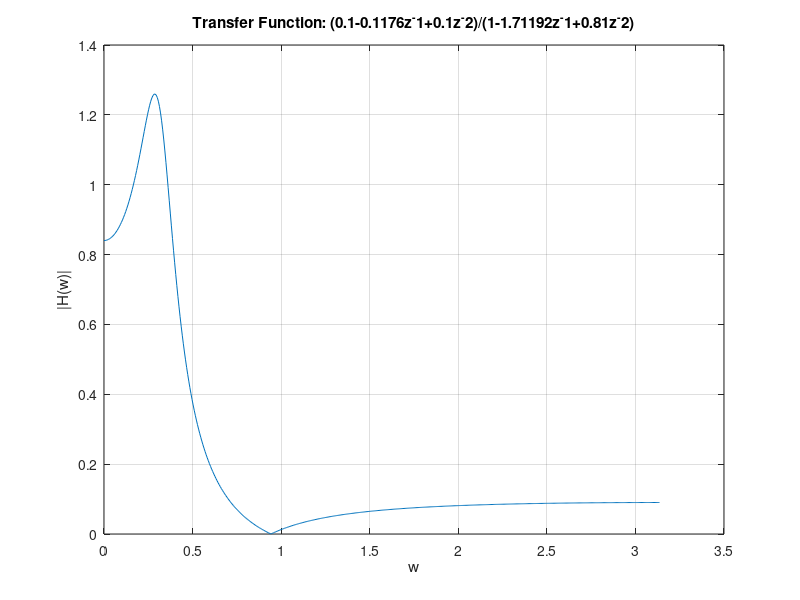
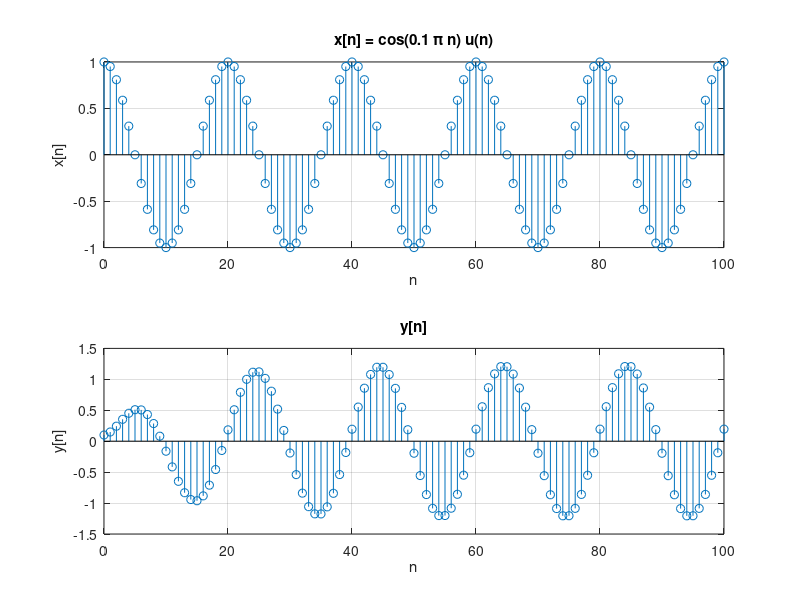
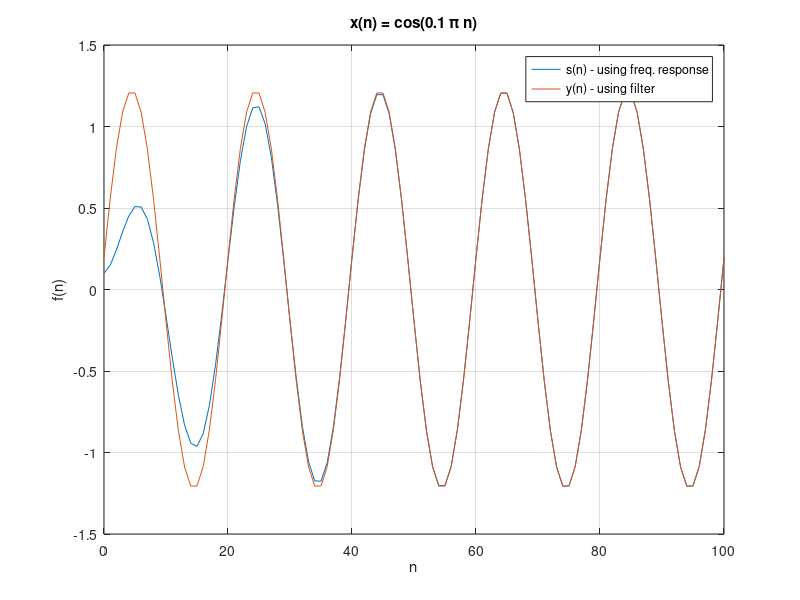
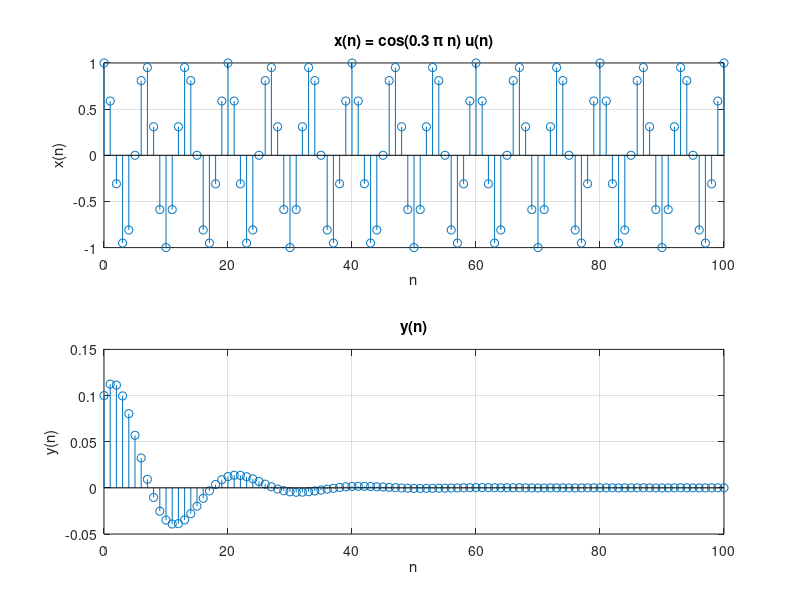

Write MATLAB code to recreate these figures, in order.
clc; close all; clear;

% Setting up required functions
u = @(n)double(n>=0);
del = @(n)double(n==0);

%% Question 1

% Transfer Function: (0.1-0.1176z^-1+0.1z^-2)/(1-1.71192z^-1+0.81z^-2)

%% Question 2

figure;
b = [0.1, -0.1176, 0.1];
a = [1, -1.71192, 0.81];
[H,w] = freqz(b,a);
plot(w,abs(H));
title('Transfer Function: (0.1-0.1176z^-1+0.1z^-2)/(1-1.71192z^-1+0.81z^-2)')
grid on;
xlabel('w');
ylabel('|H(w)|')

%% Question 3

figure;
n = 0:100;
x = cos(0.1*pi*n).*u(n);

subplot(2,1,1);
stem(n,x);
title('x[n] = cos(0.1 π n) u(n)')
grid on;
xlabel('n');
ylabel('x[n]');

y = filter(b,a,x);

subplot(2,1,2);
stem(n,y);
title('y[n]');
grid on;
xlabel('n');
ylabel('y[n]');

% Comment on your observations. How could y(n) be predicted from the frequency response of the system?
% Having the frequency response H(w), y(n) can be written as
% |H(0.1pi)|*cos(0.1pin+phase(H(0.1pi))). So it can be thought of as a
% being multiplied with a magnitude and phase shifted.

%% Quesiton 4

z = exp(1i*0.1*pi);
b_z = polyval(b,z);
a_z = polyval(a,z);
H = b_z/a_z;

%% Quesiton 5

s = abs(H) .* cos(0.1*pi*n + angle(H));
figure;
plot(n,y);
hold on;
plot(n,s);
legend('s(n) - using freq. response','y(n) - using filter');
grid on;
title('x(n) = cos(0.1 π n)');
grid on;
xlabel('n');
ylabel('f(n)');

% (After the transient response has died out.) Is this what you find?
% Yes, the are in agreement after the trasnient died out.

%% Quesiton 6

figure;
n = 0:100;
x = cos(0.3*pi*n).*u(n);

subplot(2,1,1);
stem(n,x);
title('x(n) = cos(0.3 π n) u(n)')
grid on;
xlabel('n');
ylabel('x(n)');

y = filter(b,a,x);

subplot(2,1,2);
stem(n,y);
title('y(n)');
grid on;
xlabel('n');
ylabel('y(n)');

% Comment on your observations. 
% How could y(n) be predicted from the frequency response of the system? 
% Having the frequency response H(w), y(n) can be written as
% |H(0.3pi)|*cos(0.1pin+phase(H(0.3pi))). So it can be thought of as being
% hte product of a magnitude and have a phase shift.

z = exp(1i*0.3*pi);
b_z = polyval(b,z);
a_z = polyval(a,z);
H = b_z/a_z;


% What is the steady-state signal? Relate your explanation to the concept describe in the previous question.
% It is a dampened cosine wave as it got multiplied by the magnitude of H that decreases to zero

%% Quesiton 7

figure;
zplane(b,a);

% Comment on how the frequency response magnitude |Hf (ω)| can be predicted from the pole-zero diagram.

% When the complex exponential e^(jω) is close to a zero, the gap between e^(jω) 
% % and the zero is minimal. Since this proximity is in the numerator of the transfer function, H(e^(jω)), 
% it causes H(e^(jω)) to have a small magnitude. However, and if e^(jω) approaches a pole, the distance 
% between e^(jω) and the pole also decreases. However, because this closeness is reflected in the denominator 
% of the transfer function, it results in a significant increase in magnitude.


%% Question 8

% (4) y(n) = x(n) + 1.8 y(n − 1) − 0.9 y(n − 2)

figure;
subplot(3,1,1);
b = [1];
a = [1 -1.8 0.9];
[H,w] = freqz(b,a);
plot(w,abs(H));
title('y(n) = x(n) + 1.8 y(n − 1) − 0.9 y(n − 2)')
grid on;
xlabel('w');
ylabel('|H(w)|')
subplot(3,1,2)
zplane(b,a);
subplot(3,1,3);
impulse = del(n);
impulse_response = filter(b,a,impulse);
stem(n,impulse_response);
title("Impulse Response");
xlabel("n")
ylabel("h[n]")
grid on;


% (5) y(n) = x(n) + 1.6 y(n − 1) − 0.72 y(n − 2)

figure;
subplot(3,1,1);
b = [1];
a = [1 -1.6 0.72];
[H,w] = freqz(b,a);
plot(w,abs(H));
title('y(n) = x(n) + 1.6 y(n − 1) − 0.72 y(n − 2)')
grid on;
xlabel('w');
ylabel('|H(w)|')
subplot(3,1,2)
zplane(b,a);
subplot(3,1,3);
impulse = del(n);
impulse_response = filter(b,a,impulse);
stem(n,impulse_response);
title("Impulse Response");
xlabel("n")
ylabel("h[n]")
grid on;


% (6) y(n) = x(n) + 1.53 y(n − 1) − 0.9 y(n − 2)

figure;
subplot(3,1,1);
b = [1];
a = [1 -1.53 0.90];
[H,w] = freqz(b,a);
plot(w,abs(H));
title('y(n) = x(n) + 1.53 y(n − 1) − 0.9 y(n − 2)')
grid on;
xlabel('w');
ylabel('|H(w)|')
subplot(3,1,2)
zplane(b,a);
subplot(3,1,3);
impulse = del(n);
impulse_response = filter(b,a,impulse);
stem(n,impulse_response);
title("Impulse Response");
xlabel("n")
ylabel("h[n]")
grid on;

% (7) y(n) = x(n) + 1.4 y(n − 1) + 0.72 y(n − 2)

figure;
subplot(3,1,1);
b = [1];
a = [1 -1.4 -0.72];
[H,w] = freqz(b,a);
plot(w,abs(H));
title('y(n) = x(n) + 1.4 y(n − 1) + 0.72 y(n − 2)')
grid on;
xlabel('w');
ylabel('|H(w)|')
subplot(3,1,2)
zplane(b,a);
subplot(3,1,3);
impulse = del(n);
impulse_response = filter(b,a,impulse);
stem(n,impulse_response);
title("Impulse Response");
xlabel("n")
ylabel("h[n]")
grid on;


% (8) y(n) = x(n) − 0.85 y(n − 1)

figure;
subplot(3,1,1);
b = [1];
a = [1 0.85];
[H,w] = freqz(b,a);
plot(w,abs(H));
title('y(n) = x(n) − 0.85 y(n − 1)')
grid on;
xlabel('w');
ylabel('|H(w)|')
subplot(3,1,2)
zplane(b,a);
subplot(3,1,3);
impulse = del(n);
impulse_response = filter(b,a,impulse);
stem(n,impulse_response);
title("Impulse Response");
xlabel("n")
ylabel("h[n]")
grid on;



% (9) y(n) = x(n) − 0.95 y(n − 1) (

figure;
subplot(3,1,1);
b = [1];
a = [1 0.95];
[H,w] = freqz(b,a);
plot(w,abs(H));
title('y(n) = x(n) − 0.95 y(n − 1)')
grid on;
xlabel('w');
ylabel('|H(w)|')
subplot(3,1,2)
zplane(b,a);
subplot(3,1,3);
impulse = del(n);
impulse_response = filter(b,a,impulse);
stem(n,impulse_response);
title("Impulse Response");
xlabel("n")
ylabel("h[n]")
grid on;

% Comment on your observations: 
% How can you predict from the pole-zero diagram what the frequency response will look like and what the impulse response will look like?

% When the complex exponential e^(jω) is close to a zero, the gap between e^(jω) 
% % and the zero is minimal. Since this proximity is in the numerator of the transfer function, H(e^(jω)), 
% it causes H(e^(jω)) to have a small magnitude. However, and if e^(jω) approaches a pole, the distance 
% between e^(jω) and the pole also decreases. However, because this closeness is reflected in the denominator 
% of the transfer function, it results in a significant increase in
% magnitude. Additionally. we can use the rules I gave in the next
% question.

% Suppose you were given a diagram of each of the pole-zero diagrams, frequency responses,
% and impulse responses, but that they were out of order. Could you match each diagram to
% the others (without doing any computation)?

% Using using a varitey of properties. For example, and when the zeros are far from the unit circle, the frequency response is quite flat. 
% Additionally, the poles must be strictly inside the unit circle for the system to be causal and stable.
% The closer the poles are to the unit circle, the sharper the peak is.
% Also, if the zeros are on the unit circle, so the frequency response has
% nulls at frequencies. Another rule that can be used is that complex
% conjugated poles cause oscillation.   

%% Question 9

% p1 = 0.8 ej0.2 π, p2 = 0.8 e−j0.2 π, p3 = 0.7, z1 = −1, z2 = ej0.6 π, z3
% = e−j0.6 π 

p = [0.8*exp(1i*0.2*pi), 0.8*exp(-1i*0.2*pi), 0.7];
z = [-1, exp(1i*0.6*pi), exp(-1i*0.6*pi)];

b = poly(z);
a = poly(p);

disp("b=");
disp(b);
disp("a=");
disp(a);

% Difference Equaion:
% y(n) = x(n) + 1.6180x(n-2) + x(n-3) + 1.994y(n-1) - 1.5461y(n-2) +
% 0.4480y(n-3)

figure;
subplot(3,1,1);
[H,w] = freqz(b,a);
plot(w,abs(H));
title('p1 = 0.8 ej0.2 π, p2 = 0.8 e−j0.2 π, p3 = 0.7, z1 = −1, z2 = ej0.6 π, z3 = e−j0.6 π')
grid on;
xlabel('w');
ylabel('abs(H(w))')
subplot(3,1,2)
zplane(b,a);
subplot(3,1,3);
impulse = del(n);
impulse_response = filter(b,a,impulse);
stem(n,impulse_response);
title("Impulse Response");
xlabel("t")
ylabel("h(t)")
grid on;

% p1 = 0.98 ej0.2 π, p2 = 0.98 e−j0.2 π, p3 = 0.7, z1 = −1, z2 = ej0.6 π, z3 = e−j0.6 π

p = [0.98*exp(1i*0.2*pi), 0.98*exp(-1i*0.2*pi), 0.7];
z = [-1, exp(1i*0.6*pi), exp(-1i*0.6*pi)];

b = poly(z);
a = poly(p);

disp("b=");
disp(b);
disp("a=");
disp(a);

% Difference Equaion:
% y(n) = x(n) + 1.6180x(n-2) + x(n-3) + 1.994y(n-1) - 1.5461y(n-2) +
% 0.4480y(n-3)


figure;
subplot(3,1,1);
[H,w] = freqz(b,a);
plot(w,abs(H));
title('p1 = 0.98 ej0.2 π, p2 = 0.98 e−j0.2 π, p3 = 0.7, z1 = −1, z2 = ej0.6 π, z3 = e−j0.6 π')
grid on;
xlabel('w');
ylabel('abs(H(w))')
subplot(3,1,2)
zplane(b,a);
subplot(3,1,3);
impulse = del(n);
impulse_response = filter(b,a,impulse);
stem(n,impulse_response);
title("Impulse Response");
xlabel("t")
ylabel("h(t)")
grid on;

% How does this change to the position of the poles affect the nature of the impulse response
% of the system and the frequency response?

% As the position of the poles was shifted, both the impulse and frequency responses were modified. The impulse response seem to now peak at around 0.6 and the impulse response seem to have way less damping. That is because as the poles were moved to becomes closer to the boundaries of the unit circle, the resonance and sensitivity in the frequency response becomes more intentsive. In the impulse response, nearness to the unit circle influences decay rates and potential oscillations, leading to alterations in the system's behavior.
% The closer the poles are to the unit circle, the sharper the peak is.


